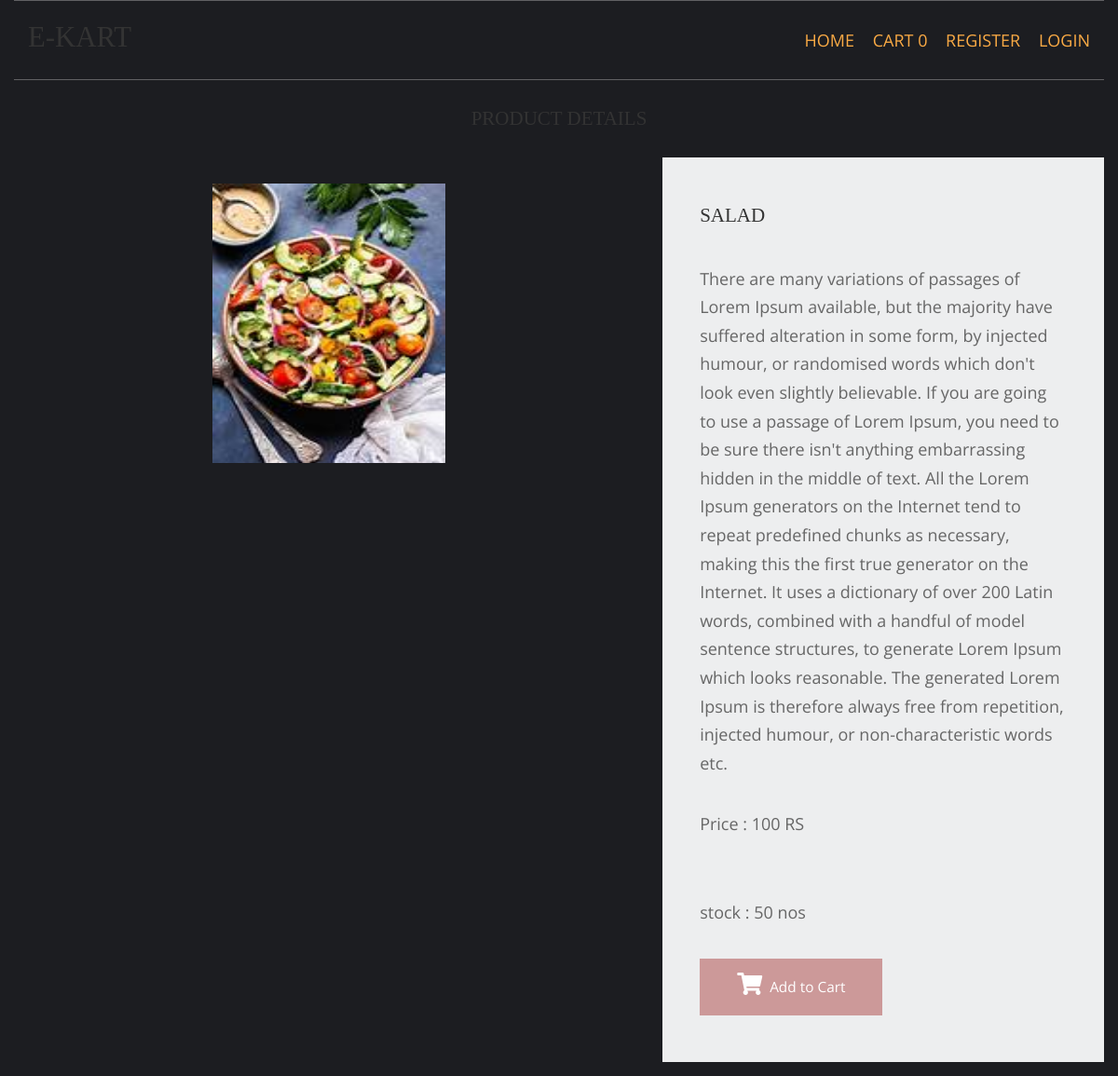
The page /vegetable-recipe/salad on the database its author committed.
### shop/models.py (models this page shows, shortened)
class products(models.Model):
    name = models.CharField(max_length=250, unique=True)
    slug = models.SlugField(max_length=250, unique=True)
    img = models.ImageField(upload_to='pictures')
    desc = models.TextField()
    stock = models.IntegerField()
    available = models.BooleanField()
    price = models.IntegerField()
    category = models.ForeignKey(categ, on_delete=models.CASCADE)

### shop/views.py (the view)
# urls.py: path('<slug:c_slug>/<slug:product_slug>', views.prodDetails, name='details'),
def prodDetails(request, c_slug, product_slug):
    try:
        prod = products.objects.get(category__slug=c_slug, slug=product_slug)
    except Exception as e:
        raise e
    return render(request, 'item.html', {'pr': prod})

### cart/context_processor.py (called while the page is built)
def count(request):
    item_count=0
    if 'admin' in request.path:
        return {}
    else:
        try:
            ct=cartlist.objects.filter(cart_id=c_id(request))
            cti=items.objects.all().filter(cart=ct[:1])
            for c in cti:
                item_count+=c.quan
        except cartlist.DoesNotExist:
            item_count=0
        return dict(itc=item_count)

### cart/views.py (called while the page is built)
def c_id(request):
    ct_id=request.session.session_key
    if not ct_id:
       ct_id=request.session.create()
    return ct_id

### templates/item.html (shortened to what this page needs)
{% extends 'base.html' %}
{% load static %}
{% block content %}
<html lang="en">
<head>
    <link href="{% static 'pr/fontawesome/css/all.min.css' %}" rel="stylesheet" />
    <link href="{% static 'pr/css/templatemo-comparto.css' %}" rel="stylesheet" />
</head>
<body>
    <div class="container-fluid">
      <br>
        <center>
      <div header class="head1" ><h2>PRODUCT DETAILS</h2>
          </center>
      </div><br>
        <section class="tm-mb-1" id="about">
            <div class="tm-row tm-about-row">
                <div class="tm-section-1-l">
                          <br>
                     <center>
                    <img src="{{pr.img.url}}" alt="About image" style="width:250;height:300" class="tm-img-responsive">
                     </center>
                </div>
                <article class="tm-section-1-r tm-bg-color-8">
                    <h2 class="tm-mb-2 tm-title-color">{{pr.name}}</h2>
                    <p>{{pr.desc}}</p>
                    <p>Price : {{pr.price}} RS</p><br>
                      <p>stock : {{pr.stock}} nos</p>
                    {% if pr.stock <= 0%}
                    <h1 style="color:red">SORRY... NO STOCK LEFT</h1>
                    {% else %}
                    <a href={% url 'addcart' pr.id%} class="tm-btn tm-btn-1 tm-link-to-services"><i class="fa fa-shopping-cart" style="font-size:24px"></i> &nbsp;Add to Cart</a>
                    {% endif %}
                </article>
            </div>
        </section>
</body>
</html>
{% endblock %}

### static/hm/layout/styles/layout.css (style rules this page uses)
*, *::before, *::after { transition:all .3s ease-in-out; }
body { color:#A5A6AA; background-color:#1C1D21; }
a { color:#FBAB45; }

### static/pr/css/templatemo-comparto.css (style rules this page uses)
*, *::before, *::after { box-sizing: border-box; outline: none; }
ul, h1, h2, h3, h4, p, figure { padding: 0; margin: 0; }
body { font-family: 'Open Sans', Arial, sans-serif; font-size: 18px; overflow-x: hidden; padding-left: 15px; padding-right: 15px; margin: 0; }
h2 { font-size: 1.5rem; }
a { transition: all 0.3s ease; text-decoration: none; }
p { color: #666; line-height: 1.7; margin-bottom: 35px; }
h1, h2, h3, h4, h5, h6 { color: #333; }
.container-fluid { max-width: 1210px; margin-left: auto; margin-right: auto; }
.tm-mb-1 { margin-bottom: 20px; }
.tm-mb-2 { margin-bottom: 40px; }
.tm-bg-color-8 { background-color: #EDEEEF; }
.tm-img-responsive { max-width: 100%; height: auto; }
.tm-section-1-l { width: 57.85%; margin-right: 1.65%; }
.tm-section-1-r { padding: 50px 40px; width: 40.5%; }
.tm-row { display: flex; }
.tm-btn { display: inline-block; padding: 15px 40px; font-size: 1.1rem; border: none; background-color: #CC9999; color: white; }
a { color: #666; }

### static/hm/layout/styles/framework.css (style rules this page uses)
html { overflow-y:scroll; overflow-x:hidden; }
html, body { margin:0; padding:0; font-size:14px; line-height:1.6em; }
*, *::before, *::after { box-sizing:border-box; }
a { outline:none; text-decoration:none; }
img { width:auto; max-width:100%; height:auto; margin:0; padding:0; border:none; line-height:normal; vertical-align:middle; }
body, input, textarea, select { font-family:Verdana, Geneva, sans-serif; }
h1, h2, h3, h4, h5, h6, .heading { font-family:Georgia, "Times New Roman", Times, serif; }
::placeholder { opacity:1; }
h1, h2, h3, h4, h5, h6, .heading { margin:0 0 20px 0; font-size:1.4rem; line-height:normal; font-weight:normal; text-transform:uppercase; }
address, article, aside, figcaption, figure, footer, header, main, nav, section { display:block; margin:0; padding:0; }

### rows shown on the page
products: img (picture), name "SALAD", desc "There are many variations of passages of Lorem Ipsum available, but the majority have suffered alteration in some form, by injected humour, or randomised words which don't look even slightly believable. If you are going to use a passage of Lorem Ipsum, you need to be sure there isn't anything embarrassing hidden in the middle of text. All the Lorem Ipsum generators on the Internet tend to repeat predefined chunks as necessary, making this the first true generator on the Internet. It uses a dictionary of over 200 Latin words, combined with a handful of model sentence structures, to generate Lorem Ipsum which looks reasonable. The generated Lorem Ipsum is therefore always free from…", price "100", stock "50"

### other values the page prints
{{ itc }} "0"
